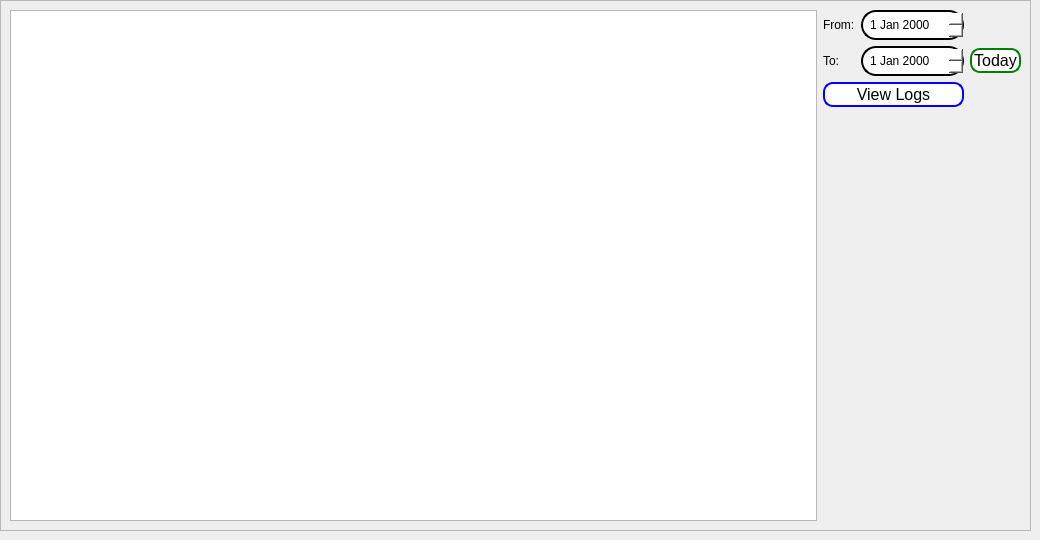
      <widget class="QWidget" name="tab_10">
       <attribute name="title">
        <string>Logs</string>
       </attribute>
       <widget class="QFrame" name="frame_15">
        <property name="geometry">
         <rect>
          <x>0</x>
          <y>0</y>
          <width>1031</width>
          <height>531</height>
         </rect>
        </property>
        <property name="frameShape">
         <enum>QFrame::StyledPanel</enum>
        </property>
        <property name="frameShadow">
         <enum>QFrame::Raised</enum>
        </property>
        <layout class="QGridLayout" name="gridLayout_5">
         <item row="0" column="0" rowspan="4">
          <widget class="QTableView" name="LogsView"/>
         </item>
         <item row="0" column="2">
          <widget class="QDateEdit" name="startDate">
           <property name="styleSheet">
            <string notr="true">QDateEdit {
    border: 2px solid black; 
    border-radius: 15px;
    padding: 5px;
    background-color: rgba(255, 255, 255);
    color: black;
}

QDateEdit:focus {
    border-color: black; 
    background-color: rgba(248, 248, 248, 1); 
}
</string>
           </property>
          </widget>
         </item>
         <item row="0" column="1">
          <widget class="QLabel" name="label_51">
           <property name="text">
            <string>From:</string>
           </property>
          </widget>
         </item>
         <item row="1" column="1">
          <widget class="QLabel" name="label_52">
           <property name="text">
            <string>To:</string>
           </property>
          </widget>
         </item>
         <item row="2" column="1" colspan="2">
          <widget class="QPushButton" name="ViewLogsButton">
           <property name="styleSheet">
            <string notr="true">background-color: #ffffff; /* Fond blanc */
border: 2px solid blue; /* Bordure bleue */
border-radius: 10px; /* Coins arrondis */
padding: 1px 2px; /* Espacement intérieur */
color: black; /* Couleur du texte */
font-size: 16px; /* Taille de la police */</string>
           </property>
           <property name="text">
            <string>View Logs</string>
           </property>
          </widget>
         </item>
         <item row="1" column="2">
          <widget class="QDateEdit" name="endDate">
           <property name="styleSheet">
            <string notr="true">QDateEdit {
    border: 2px solid black; 
    border-radius: 15px;
    padding: 5px;
    background-color: rgba(255, 255, 255);
    color: black;
}

QDateEdit:focus {
    border-color: black; 
    background-color: rgba(248, 248, 248, 1); 
}
</string>
           </property>
          </widget>
         </item>
         <item row="1" column="3">
          <widget class="QPushButton" name="TodayDateButton">
           <property name="styleSheet">
            <string notr="true">background-color: #ffffff; /* Fond blanc */
border: 2px solid green;
border-radius: 10px; /* Coins arrondis */
padding: 1px 2px; /* Espacement intérieur */
color: black; /* Couleur du texte */
font-size: 16px; /* Taille de la police */</string>
           </property>
           <property name="text">
            <string>Today</string>
           </property>
          </widget>
         </item>
        </layout>
       </widget>
      </widget>
